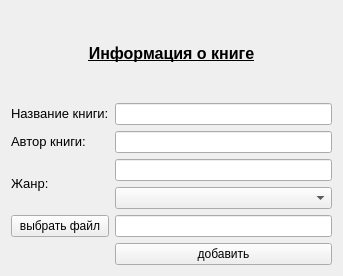
<?xml version="1.0" encoding="UTF-8"?>
<ui version="4.0">
 <class>Form</class>
 <widget class="QWidget" name="Form">
  <property name="geometry">
   <rect>
    <x>0</x>
    <y>0</y>
    <width>343</width>
    <height>276</height>
   </rect>
  </property>
  <property name="windowTitle">
   <string>Append_favourite</string>
  </property>
  <layout class="QGridLayout" name="gridLayout">
   <item row="0" column="0" colspan="2">
    <widget class="QLabel" name="label">
     <property name="whatsThis">
      <string>&lt;html&gt;&lt;head/&gt;&lt;body&gt;&lt;p align=&quot;justify&quot;&gt;&lt;br/&gt;&lt;/p&gt;&lt;/body&gt;&lt;/html&gt;</string>
     </property>
     <property name="text">
      <string>&lt;html&gt;&lt;head/&gt;&lt;body&gt;&lt;p align=&quot;center&quot;&gt;&lt;span style=&quot; font-size:12pt; font-weight:600; text-decoration: underline;&quot;&gt;Информация о книге&lt;/span&gt;&lt;/p&gt;&lt;/body&gt;&lt;/html&gt;</string>
     </property>
    </widget>
   </item>
   <item row="1" column="0">
    <widget class="QLabel" name="label_2">
     <property name="text">
      <string>&lt;html&gt;&lt;head/&gt;&lt;body&gt;&lt;p&gt;&lt;span style=&quot; font-size:10pt;&quot;&gt;Название книги:&lt;/span&gt;&lt;/p&gt;&lt;/body&gt;&lt;/html&gt;</string>
     </property>
    </widget>
   </item>
   <item row="1" column="1">
    <widget class="QLineEdit" name="booknameedit"/>
   </item>
   <item row="2" column="0">
    <widget class="QLabel" name="label_3">
     <property name="text">
      <string>&lt;html&gt;&lt;head/&gt;&lt;body&gt;&lt;p&gt;&lt;span style=&quot; font-size:10pt;&quot;&gt;Автор книги:&lt;/span&gt;&lt;/p&gt;&lt;/body&gt;&lt;/html&gt;</string>
     </property>
    </widget>
   </item>
   <item row="2" column="1">
    <widget class="QLineEdit" name="authoredit"/>
   </item>
   <item row="3" column="0">
    <widget class="QLabel" name="label_4">
     <property name="text">
      <string>&lt;html&gt;&lt;head/&gt;&lt;body&gt;&lt;p&gt;&lt;span style=&quot; font-size:10pt;&quot;&gt;Жанр:&lt;/span&gt;&lt;/p&gt;&lt;/body&gt;&lt;/html&gt;</string>
     </property>
    </widget>
   </item>
   <item row="3" column="1">
    <layout class="QVBoxLayout" name="verticalLayout">
     <item>
      <widget class="QLineEdit" name="genreedit"/>
     </item>
     <item>
      <widget class="QComboBox" name="comboBox"/>
     </item>
    </layout>
   </item>
   <item row="4" column="0">
    <widget class="QPushButton" name="selectfile">
     <property name="text">
      <string>выбрать файл</string>
     </property>
    </widget>
   </item>
   <item row="4" column="1">
    <widget class="QLineEdit" name="filenameedit"/>
   </item>
   <item row="5" column="0">
    <widget class="QLabel" name="infwrong">
     <property name="text">
      <string/>
     </property>
    </widget>
   </item>
   <item row="5" column="1">
    <widget class="QPushButton" name="appendbtn">
     <property name="text">
      <string>добавить</string>
     </property>
    </widget>
   </item>
  </layout>
 </widget>
 <resources/>
 <connections/>
</ui>
